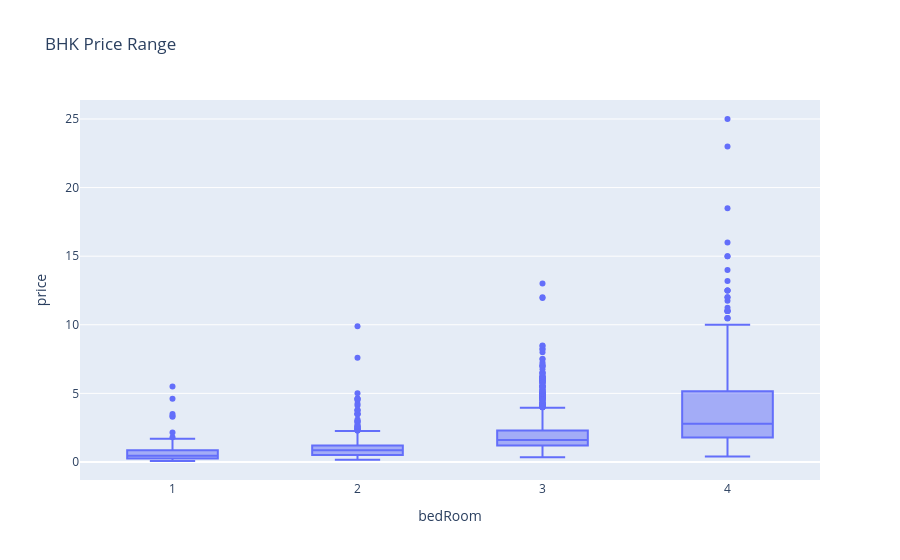

Notebook cell for this chart:
### Code cell
temp_df = df[df['bedRoom'] <= 4]
# Create side-by-side boxplots of the total bill amounts by day
fig = px.box(temp_df, x='bedRoom', y='price', title='BHK Price Range')

# Show the plot
fig.show()

### Figure 1 — Plotly figure (JSON) as saved in the notebook; plotly's stock layout.template omitted (floating-point values rounded to 4 significant figures; data arrays with more than 128 entries replaced by an {"elided": "..."} marker saying what was removed)
{"data": [{"alignmentgroup": "True", "hovertemplate": "bedRoom=%{x}<br>price=%{y}<extra></extra>", "legendgroup": "", "marker": {"color": "#636efa"}, "name": "", "notched": false, "offsetgroup": "", "orientation": "v", "showlegend": false, "type": "box", "x": {"elided": "3256 int values"}, "x0": " ", "xaxis": "x", "y": {"elided": "3256 float values"}, "y0": " ", "yaxis": "y"}], "layout": {"boxmode": "group", "legend": {"tracegroupgap": 0}, "title": {"text": "BHK Price Range"}, "xaxis": {"anchor": "y", "domain": [0, 1], "title": {"text": "bedRoom"}}, "yaxis": {"anchor": "x", "domain": [0, 1], "title": {"text": "price"}}}}
